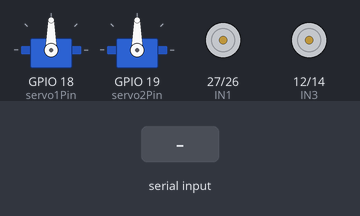
A sketch run on a simulated ESP32. Shown: 2 × servo, motor-driver pin pairs drawn as motors (green arrow = first pin HIGH = forward, orange = second pin HIGH = backward, longer = more drive, scaled by the enable pin). The test bench sets the inputs (shaded band). Nothing arrives over Bluetooth unless stated; what the sketch prints to the serial monitor is not drawn.

Above: at 1.2 s.
1.3 s: "0\n" received over the second serial link
At 1.6 s:
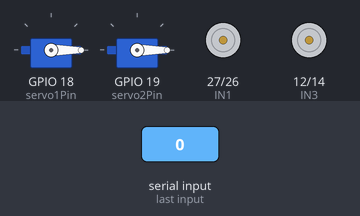
2.8 s: "R\n" received over the second serial link
At 4.0 s:
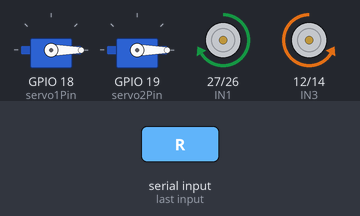
4.3 s: "90,45\n" received over the second serial link
At 5.1 s:
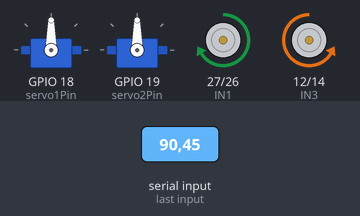
5.8 s: "30,150\n" received over the second serial link
At 6.3 s:
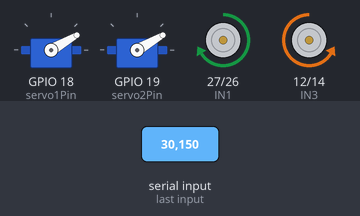
7.3 s: "S\n" received over the second serial link
At 8.5 s:
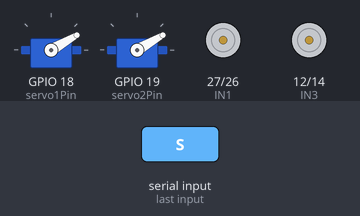
8.8 s: "F\n" received over the second serial link
At 9.7 s:
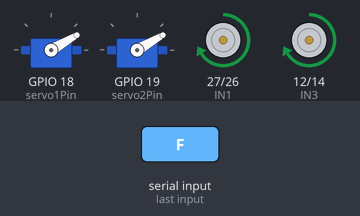
Timing chart, 0 to 11.3 s (numbered marks = the images above; inputs shaded):
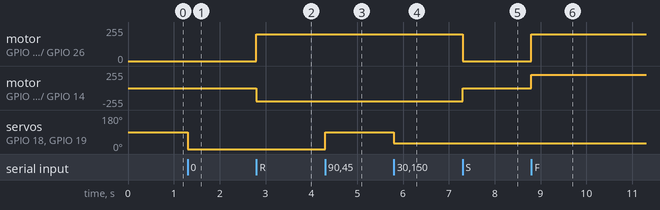

Measured:
- after the input at 1.3 s, servo on GPIO 18 (servo1Pin), servo on GPIO 19 (servo2Pin): 90° → 0° at once
- after the input at 2.8 s, motor on GPIO 27 (IN1) / GPIO 26 (IN2): stopped → forward 200/255 at once; motor on GPIO 12 (IN3) / GPIO 14 (IN4): stopped → backward 200/255 at once
- after the input at 4.3 s, servo on GPIO 18 (servo1Pin), servo on GPIO 19 (servo2Pin): 0° → 90° at once
- after the input at 5.8 s, servo on GPIO 18 (servo1Pin), servo on GPIO 19 (servo2Pin): 90° → 30° at once
- after the input at 7.3 s, motor on GPIO 27 (IN1) / GPIO 26 (IN2): forward 200/255 → stopped at once; motor on GPIO 12 (IN3) / GPIO 14 (IN4): backward 200/255 → stopped at once
- after the input at 8.8 s, motor on GPIO 27 (IN1) / GPIO 26 (IN2), motor on GPIO 12 (IN3) / GPIO 14 (IN4): stopped → forward 200/255 at once

The sketch:

FinalCodecombination.ino
```cpp
#include <BluetoothSerial.h>
#include <ESP32Servo.h>

BluetoothSerial SerialBT;

// ====================== MOTOR PINS ======================
const int IN1 = 27;
const int IN2 = 26;
const int ENA = 23;

const int IN3 = 12;
const int IN4 = 14;
const int ENB = 13;

// ====================== SENSOR PINS ======================
const int SENSOR_LEFT  = 32;
const int SENSOR_MID   = 33;
const int SENSOR_RIGHT = 35;

// ====================== SERVO PINS ======================
const int servo1Pin = 18;
const int servo2Pin = 19;

Servo servo1;
Servo servo2;

// ====================== SETTINGS ======================
int manualSpeed = 200;
int followSpeed = 160;
String mode = "MANUAL";
int servoAngle = 90;

void setup() {
  Serial.begin(115200);
  SerialBT.begin("ESP32_Robot_Car");

  // Motor pins
  pinMode(IN1, OUTPUT);
  pinMode(IN2, OUTPUT);
  pinMode(ENA, OUTPUT);
  pinMode(IN3, OUTPUT);
  pinMode(IN4, OUTPUT);
  pinMode(ENB, OUTPUT);

  // Sensors
  pinMode(SENSOR_LEFT, INPUT);
  pinMode(SENSOR_MID, INPUT);
  pinMode(SENSOR_RIGHT, INPUT);

  // SERVO setup
  ESP32PWM::allocateTimer(0);
  ESP32PWM::allocateTimer(1);
  ESP32PWM::allocateTimer(2);
  ESP32PWM::allocateTimer(3);

  servo1.setPeriodHertz(50);
  servo1.attach(servo1Pin, 500, 2400);

  servo2.setPeriodHertz(50);
  servo2.attach(servo2Pin, 500, 2400);

  updateServos(90);

  Serial.println("Robot Ready. Connect via Bluetooth");
}

void loop() {
  if (SerialBT.available()) {
    String msg = SerialBT.readStringUntil('\n');  // read whole input
    msg.trim();

    // If input is a number → it is a servo angle
    if (msg.toInt() > 0 || msg == "0") {
      int angle = msg.toInt();
      if (angle >= 0 && angle <= 180) {
        updateServos(angle);
      }
    }
    else if (msg.length() == 1) {
      char cmd = msg[0];
      handleBluetooth(cmd);
    }
  }

  if (mode == "AUTO") {
    lineFollowLogic();
  }
}

// ====================== SERVO CONTROL ======================
void updateServos(int angle) {
  servoAngle = angle;
  servo1.write(angle);
  servo2.write(angle);
}

// ====================== LINE FOLLOW ======================
void lineFollowLogic() {
  int L = digitalRead(SENSOR_LEFT);
  int M = digitalRead(SENSOR_MID);
  int R = digitalRead(SENSOR_RIGHT);

  if (M == 1 && L == 0 && R == 0) {
    moveForward(followSpeed);
  }
  else if (L == 1) {
    turnLeft(followSpeed);
  }
  else if (R == 1) {
    turnRight(followSpeed);
  }
  else {
    stopMotors();
  }
}

// ====================== BLUETOOTH COMMANDS ======================
void handleBluetooth(char cmd) {
  if (cmd == 'X') {
    mode = "AUTO";
    SerialBT.println("AUTO MODE");
  }
  else if (cmd == 'x') {
    mode = "MANUAL";
    stopMotors();
    SerialBT.println("MANUAL MODE");
  }

  if (mode == "MANUAL") {
    switch (cmd) {
      case 'F': moveForward(manualSpeed); break;
      case 'B': moveBackward(manualSpeed); break;
      case 'L': turnLeft(manualSpeed); break;
      case 'R': turnRight(manualSpeed); break;
      case 'S': stopMotors(); break;
    }
  }
}

// ====================== MOTOR FUNCTIONS ======================
void moveForward(int speed) {
  digitalWrite(IN1, HIGH);
  digitalWrite(IN2, LOW);
  analogWrite(ENA, speed);

  digitalWrite(IN3, HIGH);
  digitalWrite(IN4, LOW);
  analogWrite(ENB, speed);
}

void moveBackward(int speed) {
  digitalWrite(IN1, LOW);
  digitalWrite(IN2, HIGH);
  analogWrite(ENA, speed);

  digitalWrite(IN3, LOW);
  digitalWrite(IN4, HIGH);
  analogWrite(ENB, speed);
}

void turnLeft(int speed) {
  digitalWrite(IN1, LOW);
  digitalWrite(IN2, HIGH);
  analogWrite(ENA, speed);

  digitalWrite(IN3, HIGH);
  digitalWrite(IN4, LOW);
  analogWrite(ENB, speed);
}

void turnRight(int speed) {
  digitalWrite(IN1, HIGH);
  digitalWrite(IN2, LOW);
  analogWrite(ENA, speed);

  digitalWrite(IN3, LOW);
  digitalWrite(IN4, HIGH);
  analogWrite(ENB, speed);
}

void stopMotors() {
  digitalWrite(IN1, LOW);
  digitalWrite(IN2, LOW);
  analogWrite(ENA, 0);

  digitalWrite(IN3, LOW);
  digitalWrite(IN4, LOW);
  analogWrite(ENB, 0);
}
```
